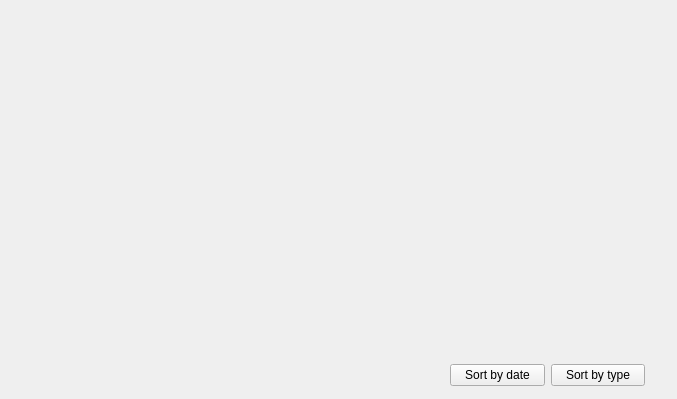
<?xml version="1.0" encoding="UTF-8"?>
<ui version="4.0">
 <class>Graph</class>
 <widget class="QWidget" name="Graph">
  <property name="geometry">
   <rect>
    <x>0</x>
    <y>0</y>
    <width>677</width>
    <height>399</height>
   </rect>
  </property>
  <property name="windowTitle">
   <string>Form</string>
  </property>
  <widget class="QWidget" name="">
   <property name="geometry">
    <rect>
     <x>450</x>
     <y>360</y>
     <width>195</width>
     <height>30</height>
    </rect>
   </property>
   <layout class="QHBoxLayout" name="horizontalLayout">
    <item>
     <widget class="QPushButton" name="pb_dates">
      <property name="text">
       <string>Sort by date</string>
      </property>
     </widget>
    </item>
    <item>
     <widget class="QPushButton" name="pb_types">
      <property name="text">
       <string>Sort by type</string>
      </property>
     </widget>
    </item>
   </layout>
  </widget>
 </widget>
 <resources/>
 <connections/>
</ui>
